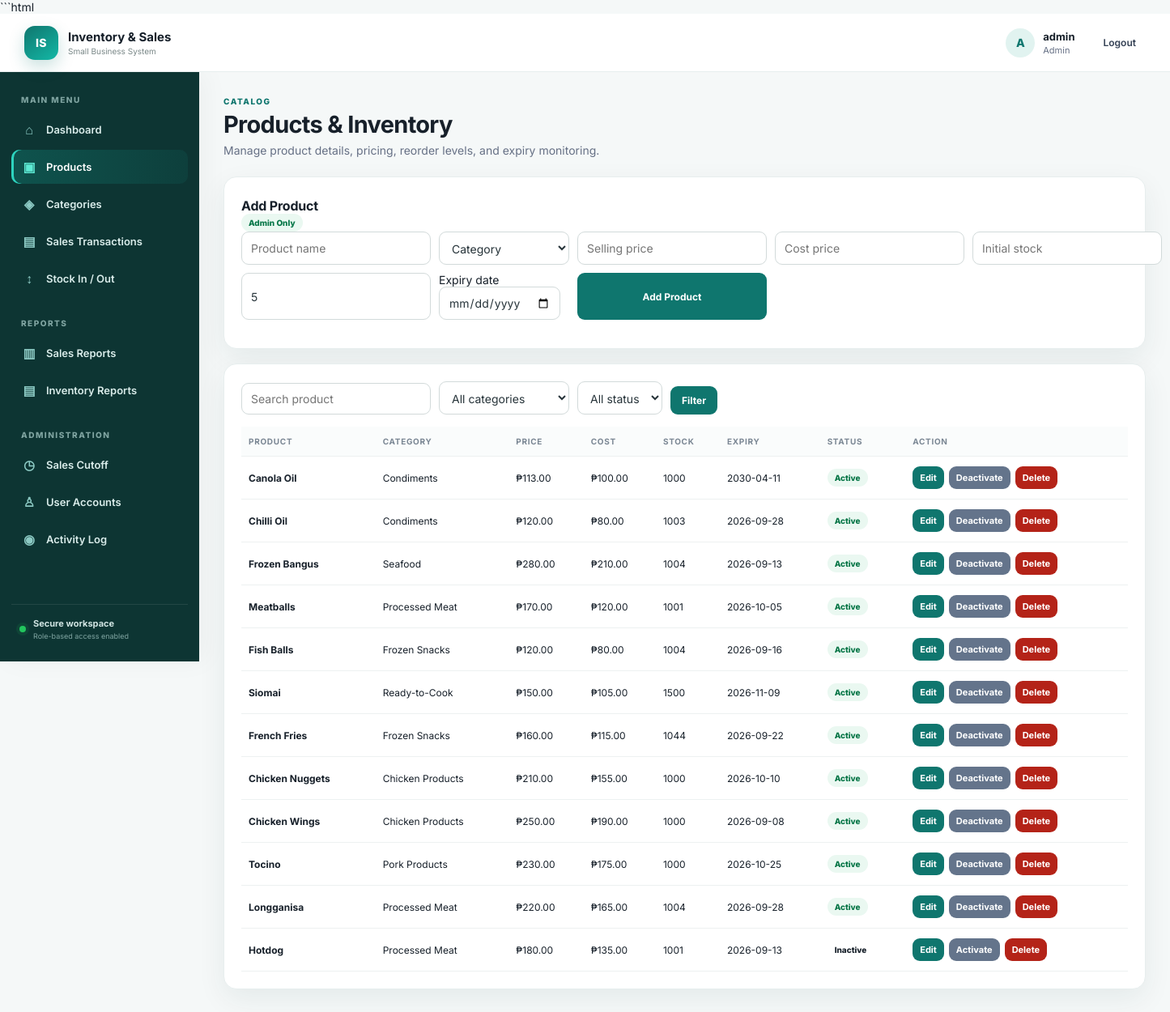
Before: /products (signed in) with the older database file.
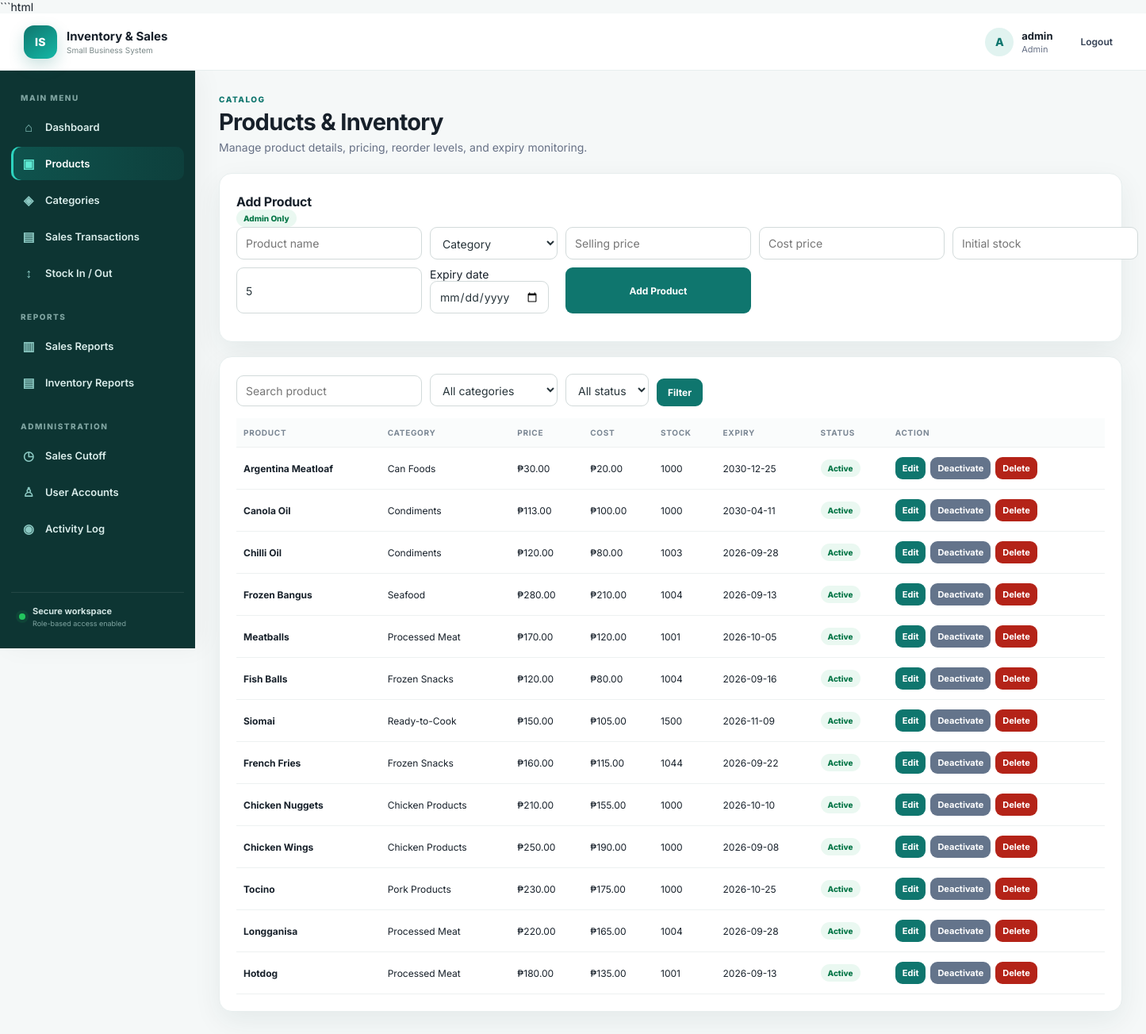
After: the same page with the newer database file.
### tables this page shows
CREATE TABLE products (id INTEGER PRIMARY KEY AUTOINCREMENT, name TEXT NOT NULL, category_id INTEGER, price REAL NOT NULL DEFAULT 0, cost REAL NOT NULL DEFAULT 0, stock INTEGER NOT NULL DEFAULT 0, reorder_level INTEGER NOT NULL DEFAULT 5, expiry_date text, active integer not null default 1, FOREIGN KEY(category_id) REFERENCES categories(id) ON DELETE SET NULL);

CREATE TABLE categories (id INTEGER PRIMARY KEY AUTOINCREMENT, name TEXT UNIQUE NOT NULL);

### app.py (the view, shortened to what this page needs)
@app.route("/products", methods=["GET", "POST"])
@login_required
def products():
    conn = db()
    q = request.args.get("q", "").strip()
    cat = request.args.get("category", "")
    sql = """SELECT p.*, c.name category FROM products p
             LEFT JOIN categories c ON c.id=p.category_id WHERE 1=1"""
    args = []
    status = request.args.get("status", "")
    if status == "active": sql += " AND p.active=1"
    elif status == "inactive": sql += " AND p.active=0"
    if q:
        sql += " AND p.name LIKE ?"; args.append(f"%{q}%")
    if cat:
        sql += " AND p.category_id=?"; args.append(cat)
    sql += " ORDER BY p.id DESC"
    rows = conn.execute(sql, args).fetchall()
    categories = conn.execute("SELECT * FROM categories ORDER BY name").fetchall()
    conn.close()
    return render_template("products.html", products=rows, categories=categories,
                           q=q, selected_category=cat, status_filter=status)

### app.py (called while the page is built)
def db():
    conn = sqlite3.connect(DB)
    conn.row_factory = sqlite3.Row
    conn.execute("PRAGMA foreign_keys = ON")
    return conn

def login_required(f):
    @wraps(f)
    def wrapped(*args, **kwargs):
        if "user_id" not in session:
            return redirect(url_for("login"))
        return f(*args, **kwargs)
    return wrapped

### templates/products.html (shortened to what this page needs)
{% extends "base.html" %}
{% block content %}
<div class="page-head">
    <div>
        <span class="eyebrow">CATALOG</span>
        <h1>Products &amp; Inventory</h1>
        <p class="muted">
            Manage product details, pricing, reorder levels, and expiry monitoring.
        </p>
    </div>
</div>
{% if session.role=="Admin" %}
<div class="panel">
    <div class="panel-title">
        <h2>Add Product</h2>
        <span class="badge ok">
            Admin Only
        </span>
    </div>
    <form method="post" class="formgrid">
        <input
            name="name"
            placeholder="Product name"
            required
        >
        <select name="category_id">
            <option value="">
                Category
            </option>
        </select>
        <input
            type="number"
            step="0.01"
            min="0"
            name="price"
            placeholder="Selling price"
            required
        >
        <input
            type="number"
            step="0.01"
            min="0"
            name="cost"
            placeholder="Cost price"
            required
        >
        <input
            type="number"
            min="0"
            name="stock"
            placeholder="Initial stock"
            required
        >
        <input
            type="number"
            min="0"
            name="reorder_level"
            placeholder="Reorder level"
            value="5"
            required
        >
        <label class="field-label">
            Expiry date
            <input
                type="date"
                name="expiry_date"
            >
        </label>
        <button>
            Add Product
        </button>
    </form>
</div>
{% endif %}
<div class="panel">
    <form class="toolbar">
        <input
            name="q"
            value="{{q}}"
            placeholder="Search product"
        >
        <select name="category">
            <option value="">
                All categories
            </option>
        </select>
        <select name="status">
            <option value="">
                All status
            </option>
        </select>
        <button>
            Filter
        </button>
    </form>
    <div class="table-wrap">
        <table>
            <tr>
                <th>Product</th>
                <th>Category</th>
                <th>Price</th>
                <th>Cost</th>
                <th>Stock</th>
                <th>Expiry</th>
                <th>Status</th>
                <th>Action</th>
            </tr>
            {% for p in products %}
            <tr>
                <td>
                    <strong>{{p.name}}</strong>
                </td>
                <td>
                    {{p.category or "-"}}
                </td>
                <td>
                    ₱{{"%.2f"|format(p.price)}}
                </td>
                <td>
                    ₱{{"%.2f"|format(p.cost)}}
                </td>
                <td>
                    {{p.stock}}
                </td>
                <td>
                    {% if p.expiry_date %}
                        {{p.expiry_date}}
                    {% else %}
                        -
                    {% endif %}
                </td>
                <td>
                    {% if not p.active %}
                        <span class="badge">
                            Inactive
                        </span>
                    {% elif p.stock==0 %}
                        <span class="badge low">
                            Out of Stock
                        </span>
                    {% elif p.stock<=p.reorder_level %}
                        <span class="badge low">
                            Low Stock
                        </span>
                    {% else %}
                        <span class="badge ok">
                            Active
                        </span>
                    {% endif %}
                </td>
                <td>
                    {% if session.role=="Admin" %}
                    <div class="action-group">
                        <a
                            class="btnlink small-btn"
                            href="{{url_for('edit_product',product_id=p.id)}}"
                        >
                            Edit
                        </a>
                        <form
                            method="post"
                            action="{{url_for('toggle_product',product_id=p.id)}}"
                        >
                            <button class="secondary small-btn">
                                {{'Deactivate' if p.active else 'Activate'}}
                            </button>
                        </form>
                        <form
                            method="post"
                            action="{{url_for('delete_product',product_id=p.id)}}"
                            onsubmit="return confirm('Delete product?')"
                        >
                            <button class="danger small-btn">
                                Delete
                            </button>
                        </form>
                    </div>
                    {% else %}
                        <span class="muted">
                            View only
                        </span>
                    {% endif %}
                </td>
            </tr>
            {% else %}
            <tr>
                <td colspan="8">
                    No products.
                </td>
            </tr>
            {% endfor %}
        </table>
    </div>
</div>
{% endblock %}

### templates/base.html (shortened to what this page needs)
<!doctype html>
<html lang="en">
<head>
    <link
        rel="stylesheet"
        href="{{ url_for('static', filename='css/style.css') }}"
    >
</head>
<body>
{% if session.get("user_id") %}
<div class="app-shell">
    <header class="topbar">
        <div class="topbar-left">
            <div class="brand">
                <span class="brand-mark">IS</span>
                <span>
                    <strong>Inventory &amp; Sales</strong>
                    <small>Small Business System</small>
                </span>
            </div>
        </div>
        <div class="top-user">
            <div class="user-avatar">
                {{ session.username[:1]|upper }}
            </div>
            <div class="user-meta">
                <strong>{{ session.username }}</strong>
                <span>{{ session.role }}</span>
            </div>
            <a
                class="logout-link"
                href="{{ url_for('logout') }}"
            >
                Logout
            </a>
        </div>
    </header>
    <div class="layout">
        <aside class="sidebar">
            <div class="nav-label">
                MAIN MENU
            </div>
            <a
                class="nav-item {% if request.endpoint=='dashboard' %}active{% endif %}"
                href="{{ url_for('dashboard') }}"
            >
                <span class="nav-icon">⌂</span>
                Dashboard
            </a>
            <a
                class="nav-item {% if request.endpoint in ['products','edit_product'] %}active{% endif %}"
                href="{{ url_for('products') }}"
            >
                <span class="nav-icon">▣</span>
                Products
            </a>
            <a
                class="nav-item {% if request.endpoint in ['categories','edit_category'] %}active{% endif %}"
                href="{{ url_for('categories') }}"
            >
                <span class="nav-icon">◈</span>
                Categories
            </a>
            <a
                class="nav-item {% if request.endpoint=='sales' %}active{% endif %}"
                href="{{ url_for('sales') }}"
            >
                <span class="nav-icon">▤</span>
                Sales Transactions
            </a>
            {% if session.role == "Admin" %}
            <a
                class="nav-item {% if request.endpoint=='stock' %}active{% endif %}"
                href="{{ url_for('stock') }}"
            >
                <span class="nav-icon">↕</span>
                Stock In / Out
            </a>
            {% endif %}
            <div class="nav-label report-label">
                REPORTS
            </div>
            <a
                class="nav-item {% if request.endpoint=='sales_report' %}active{% endif %}"
                href="{{ url_for('sales_report') }}"
            >
                <span class="nav-icon">▥</span>
                Sales Reports
            </a>
            <a
                class="nav-item {% if request.endpoint=='inventory_report' %}active{% endif %}"
                href="{{ url_for('inventory_report') }}"
            >
                <span class="nav-icon">▤</span>
                Inventory Reports
            </a>
            {% if session.role == "Admin" %}
            <div class="nav-label report-label">
                ADMINISTRATION
            </div>
            <a
                class="nav-item {% if request.endpoint=='sales_cutoff' %}active{% endif %}"
                href="{{ url_for('sales_cutoff') }}"
            >
                <span class="nav-icon">◷</span>
                Sales Cutoff
            </a>
            <a
                class="nav-item {% if request.endpoint=='admin' %}active{% endif %}"
                href="{{ url_for('admin') }}"
            >
                <span class="nav-icon">♙</span>
                User Accounts
            </a>
            <a
                class="nav-item {% if request.endpoint=='audit_log' %}active{% endif %}"
                href="{{ url_for('audit_log') }}"
            >
                <span class="nav-icon">◉</span>
                Activity Log
            </a>
            {% endif %}
            <div class="sidebar-footer">
                <span class="secure-dot"></span>
                <div>
                    <strong>Secure workspace</strong>
                    <small>Role-based access enabled</small>
                </div>
            </div>
        </aside>
        <main class="main-content">
            {% block content %}{% endblock %}
        </main>
    </div>
</div>
{% else %}
    {% block login %}{% endblock %}
{% endif %}
</body>
</html>

Changed rows visible on the page:
added products: name "Argentina Meatloaf", name "Can Foods", price "30.00", cost "20.00", stock "1000", expiry_date "2030-12-25", reorder_level "Active", active "Deactivate"
changed products "Hotdog": active "Activate" → "Deactivate"; active "Inactive" → "Active"
